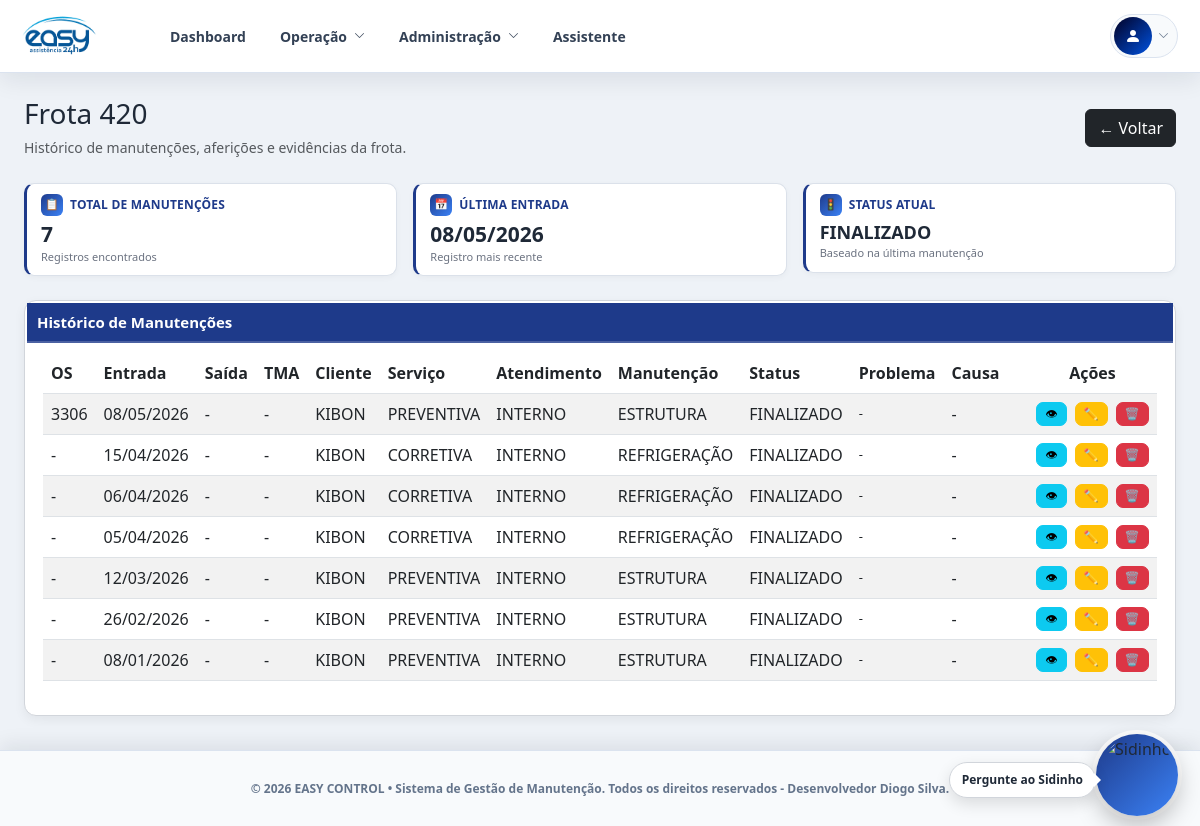
Page /frotas/420 (signed in) on the committed database.
### models/manutencao.py (models this page shows)
class Manutencao(db.Model):
    __tablename__ = "manutencoes"
    id = db.Column(db.Integer, primary_key=True, autoincrement=True)
    data = db.Column(db.Date)
    data_saida = db.Column(db.Date)
    dtm = db.Column(db.Integer)
    numero_frota = db.Column(db.String)
    os = db.Column(db.String(50))
    bau = db.Column(db.String)
    tipo_veiculo = db.Column(db.String)
    tipo_servico = db.Column(db.String)
    tipo_atendimento = db.Column(db.String)
    tipo_manutencao = db.Column(db.String)
    status = db.Column(db.String)
    problema = db.Column(db.String)
    causa = db.Column(db.String)
    observacao = db.Column(db.String)
    cliente = db.Column(db.String)
    imagens = db.Column(db.Text)

### routes/frotas.py (the view)
@frotas_bp.route("/<frota>")
def detalhe_frota(frota):
    if not session.get("user_id"):
        return redirect("/login")
    registros = [
        r for r in Manutencao.query.all()
        if formatar_frota(r.numero_frota) == frota
    ]
    def parse_data(data):
        if isinstance(data, datetime):
            return data
        try:
            return datetime.strptime(str(data), "%Y-%m-%d")
        except:
            return datetime.min
    registros = sorted(
        registros,
        key=lambda x: parse_data(x.data),
        reverse=True
    )
    for r in registros:
        afericao_placa = buscar_afericao(r.numero_frota, r.os, "PLACA")
        afericao_ambiente = buscar_afericao(r.numero_frota, r.os, "AMBIENTE")
        r.placa_afericao = afericao_placa.afericao if afericao_placa else None
        r.placa_data_afericao = (
            afericao_placa.data_afericao.strftime("%d/%m/%Y")
            if afericao_placa and afericao_placa.data_afericao else None
        )
        r.placa_status = afericao_placa.status if afericao_placa else None
        r.placa_imagens = carregar_lista_imagens(afericao_placa.imagens) if afericao_placa else []
        r.ambiente_afericao = afericao_ambiente.afericao if afericao_ambiente else None
        r.ambiente_data_afericao = (
            afericao_ambiente.data_afericao.strftime("%d/%m/%Y")
            if afericao_ambiente and afericao_ambiente.data_afericao else None
        )
        r.ambiente_status = afericao_ambiente.status if afericao_ambiente else None
        r.ambiente_imagens = carregar_lista_imagens(afericao_ambiente.imagens) if afericao_ambiente else []
        r.imagens_lista = carregar_lista_imagens(r.imagens)
    return render_template(
        "frotas_detalhe.html",
        frota=frota,
        registros=registros
    )

### routes/frotas.py (called while the page is built)
def formatar_frota(valor):
    try:
        return str(int(float(valor)))
    except:
        return "Sem frota"

def carregar_lista_imagens(valor):
    try:
        lista = json.loads(valor) if valor else []
        return lista if isinstance(lista, list) else []
    except:
        return []

def buscar_afericao(numero_frota, os, tipo_termometro):
    if not numero_frota or not os:
        return None
    return AfericaoTermometro.query.filter_by(
        numero_frota=str(numero_frota).strip(),
        os=str(os).strip(),
        tipo_termometro=tipo_termometro
    ).first()

### templates/frotas_detalhe.html (shortened to what this page needs)
{% extends "base.html" %}
{% block content %}
<div class="d-flex justify-content-between align-items-center mb-4">
  <div>
    <h3 class="mb-1">Frota {{ frota }}</h3>
    <small class="text-muted">
      Histórico de manutenções, aferições e evidências da frota.
    </small>
  </div>
  <a href="/frotas/" class="btn btn-dark">
    ← Voltar
  </a>
</div>
<div class="row g-3 mb-4">
  <div class="col-md-4">
    <div class="frota-resumo-card">
      <div class="frota-resumo-top">
        <span class="frota-resumo-icon">📋</span>
        <span>Total de Manutenções</span>
      </div>
      <div class="frota-resumo-value">{{ registros|length }}</div>
      <div class="frota-resumo-desc">Registros encontrados</div>
    </div>
  </div>
  <div class="col-md-4">
    <div class="frota-resumo-card">
      <div class="frota-resumo-top">
        <span class="frota-resumo-icon">📅</span>
        <span>Última Entrada</span>
      </div>
      <div class="frota-resumo-value">
        {% if registros %}
          {{ registros[0].data.strftime('%d/%m/%Y') if registros[0].data else '-' }}
        {% else %}
          -
        {% endif %}
      </div>
      <div class="frota-resumo-desc">Registro mais recente</div>
    </div>
  </div>
  <div class="col-md-4">
    <div class="frota-resumo-card">
      <div class="frota-resumo-top">
        <span class="frota-resumo-icon">🚦</span>
        <span>Status Atual</span>
      </div>
      <div class="frota-resumo-value frota-status-value">
        {% if registros %}
          {{ registros[0].status or '-' }}
        {% else %}
          -
        {% endif %}
      </div>
      <div class="frota-resumo-desc">Baseado na última manutenção</div>
    </div>
  </div>
</div>
<div class="x-card">
  <h5>Histórico de Manutenções</h5>
  {% if registros %}
    <div class="table-responsive">
      <table class="table table-striped table-hover align-middle">
        <thead>
          <tr>
            <th>OS</th>
            <th>Entrada</th>
            <th>Saída</th>
            <th>TMA</th>
            <th>Cliente</th>
            <th>Serviço</th>
            <th>Atendimento</th>
            <th>Manutenção</th>
            <th>Status</th>
            <th>Problema</th>
            <th>Causa</th>
            <th>Ações</th>
          </tr>
        </thead>
        <tbody>
          {% for m in registros %}
            <tr>
              <td>{{ m.os or '-' }}</td>
              <td>{{ m.data.strftime('%d/%m/%Y') if m.data else '-' }}</td>
              <td>{{ m.data_saida.strftime('%d/%m/%Y') if m.data_saida else '-' }}</td>
              <td>{{ m.dtm if m.dtm is not none else '-' }}</td>
              <td>{{ m.cliente or '-' }}</td>
              <td>{{ m.tipo_servico or '-' }}</td>
              <td>{{ m.tipo_atendimento or '-' }}</td>
              <td>{{ m.tipo_manutencao or '-' }}</td>
              <td>{{ m.status or '-' }}</td>
              <td class="obs-col">{{ m.problema or '-' }}</td>
              <td class="obs-col">{{ m.causa or '-' }}</td>
              <td>
                <div class="d-flex gap-1">
                  <button
                    class="btn btn-info btn-sm"
                    onclick='abrirModalFrota(
                      {{ m.cliente|tojson }},
                      {{ m.numero_frota|tojson }},
                      {{ m.os|tojson }},
                      {{ m.tipo_servico|tojson }},
                      {{ m.tipo_atendimento|tojson }},
                      {{ m.tipo_manutencao|tojson }},
                      {{ m.status|tojson }},
                      {{ m.problema|tojson }},
                      {{ m.causa|tojson }},
                      {{ m.observacao|tojson }},
                      {{ m.placa_afericao|tojson }},
                      {{ m.placa_data_afericao|tojson }},
                      {{ m.placa_status|tojson }},
                      {{ m.ambiente_afericao|tojson }},
                      {{ m.ambiente_data_afericao|tojson }},
                      {{ m.ambiente_status|tojson }},
                      {{ m.imagens_lista|tojson }},
                      {{ m.placa_imagens|tojson }},
                      {{ m.ambiente_imagens|tojson }}
                    )'>
                    👁
                  </button>
                  {% if session.get("user_role") in ["admin", "gestao", "gestor"] %}
                    <a href="/manutencoes/editar/{{ m.id }}" class="btn btn-warning btn-sm">
                      ✏️
                    </a>
                    <a href="/manutencoes/excluir/{{ m.id }}"
                       class="btn btn-danger btn-sm"
                       onclick="return confirm('Tem certeza que deseja excluir esta manutenção?')">
                      🗑️
                    </a>
                  {% endif %}
                </div>
              </td>
            </tr>
          {% endfor %}
        </tbody>
      </table>
    </div>
  {% else %}
    <div class="text-muted">
      Nenhuma manutenção encontrada para esta frota.
    </div>
  {% endif %}
</div>
{% endblock %}

### templates/base.html (shortened to what this page needs)
<!DOCTYPE html>
<html lang="pt-br">
<head>
  <link href="https://cdn.jsdelivr.net/npm/bootstrap@5.3.0/dist/css/bootstrap.min.css" rel="stylesheet">
  <link href="https://cdn.jsdelivr.net/npm/bootstrap-icons@1.10.5/font/bootstrap-icons.css" rel="stylesheet">
  <link rel="stylesheet" href="{{ url_for('static', filename='css/style.css') }}">
</head>
<body>
{% set role = session.get("user_role") %}
{% set pode_operacao = role in ["admin", "gestao", "gestor"] %}
{% set pode_admin = role in ["admin", "gestao", "gestor"] %}
{% set pode_gestao = role in ["gestao", "gestor"] %}
<header class="easy-navbar">
  <div class="easy-navbar-inner">
    <a href="{{ url_for('dashboard.dashboard') }}" class="easy-brand">
      <img src="{{ url_for('static', filename='css/img/logo.png') }}" alt="Logo">
    </a>
    <nav class="easy-nav-links" id="topLinks">
      <a href="{{ url_for('dashboard.dashboard') }}" class="easy-nav-link">
        Dashboard
      </a>
      <div class="easy-nav-dropdown">
        <button type="button" class="easy-nav-link easy-dropdown-button">
          Operação
          <i class="bi bi-chevron-down"></i>
        </button>
      </div>
      {% if pode_admin %}
        <div class="easy-nav-dropdown">
          <button type="button" class="easy-nav-link easy-dropdown-button">
            Administração
            <i class="bi bi-chevron-down"></i>
          </button>
        </div>
      {% endif %}
      <a href="/assistente" class="easy-nav-link">
        Assistente
      </a>
    </nav>
    <div class="easy-user-menu">
      <button type="button" class="easy-user-button">
        {% if session.get("user_foto") %}
          <img src="{{ session.get('user_foto') }}" class="easy-user-img">
        {% else %}
          <div class="easy-user-img easy-user-placeholder">
            <i class="bi bi-person-fill"></i>
          </div>
        {% endif %}
        <i class="bi bi-chevron-down easy-user-arrow"></i>
      </button>
    </div>
  </div>
</header>
<div class="content-top p-4">
  {% block content %}{% endblock %}
</div>
<div class="sidinho-widget">
  <div class="sidinho-bubble" id="sidinhoBubble" onclick="abrirFecharSidinho()">
    <div class="sidinho-bubble-alert">
      Pergunte ao Sidinho
    </div>
    <img src="{{ url_for('static', filename='css/img/sidinho.png') }}" alt="Sidinho">
  </div>
</div>
<footer class="app-footer">
  <div class="app-footer-content">
    <div class="app-footer-text">
      © 2026 EASY CONTROL • Sistema de Gestão de Manutenção. Todos os direitos reservados - Desenvolvedor Diogo Silva.
    </div>
  </div>
</footer>
</body>
</html>

### rows in the picture
Manutencao: data "08/05/2026", status "FINALIZADO", os "3306", data_saida "-", dtm "-", cliente "KIBON", tipo_servico "PREVENTIVA", tipo_atendimento "INTERNO", tipo_manutencao "ESTRUTURA", problema "-", causa "-"
Manutencao: os "-", data "15/04/2026", data_saida "-", dtm "-", cliente "KIBON", tipo_servico "CORRETIVA", tipo_atendimento "INTERNO", tipo_manutencao "REFRIGERAÇÃO", status "FINALIZADO", problema "-", causa "-"
Manutencao: os "-", data "06/04/2026", data_saida "-", dtm "-", cliente "KIBON", tipo_servico "CORRETIVA", tipo_atendimento "INTERNO", tipo_manutencao "REFRIGERAÇÃO", status "FINALIZADO", problema "-", causa "-"
Manutencao: os "-", data "05/04/2026", data_saida "-", dtm "-", cliente "KIBON", tipo_servico "CORRETIVA", tipo_atendimento "INTERNO", tipo_manutencao "REFRIGERAÇÃO", status "FINALIZADO", problema "-", causa "-"
Manutencao: os "-", data "12/03/2026", data_saida "-", dtm "-", cliente "KIBON", tipo_servico "PREVENTIVA", tipo_atendimento "INTERNO", tipo_manutencao "ESTRUTURA", status "FINALIZADO", problema "-", causa "-"
Manutencao: os "-", data "26/02/2026", data_saida "-", dtm "-", cliente "KIBON", tipo_servico "PREVENTIVA", tipo_atendimento "INTERNO", tipo_manutencao "ESTRUTURA", status "FINALIZADO", problema "-", causa "-"
Manutencao: os "-", data "08/01/2026", data_saida "-", dtm "-", cliente "KIBON", tipo_servico "PREVENTIVA", tipo_atendimento "INTERNO", tipo_manutencao "ESTRUTURA", status "FINALIZADO", problema "-", causa "-"

### other values in the picture
{{ frota }} "420"
{{ registros|length }} "7"
